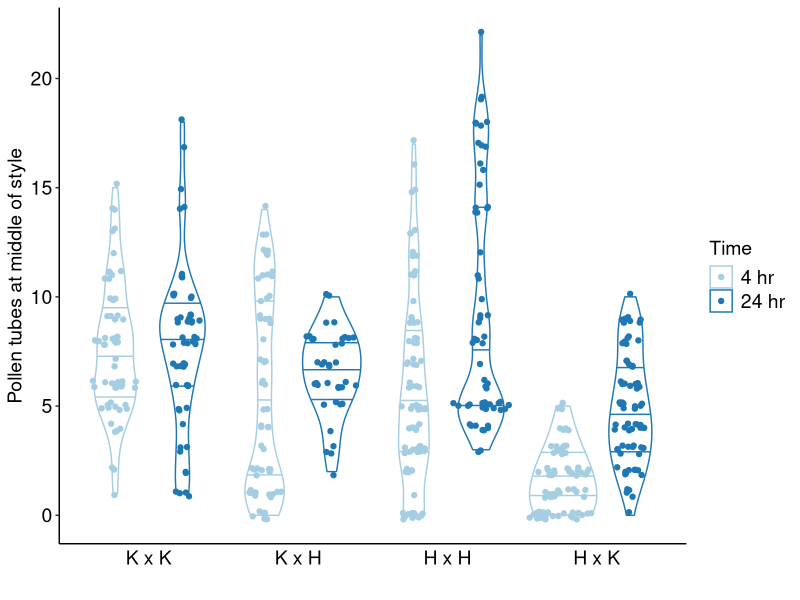
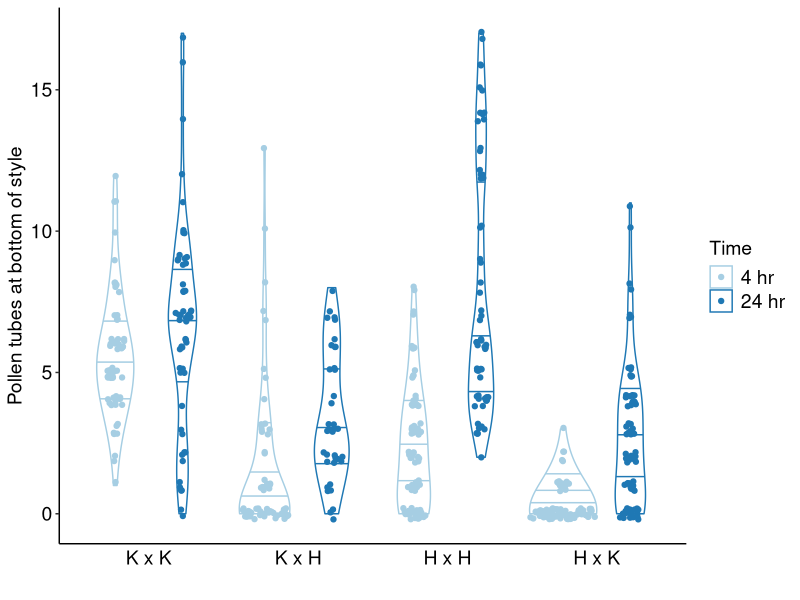
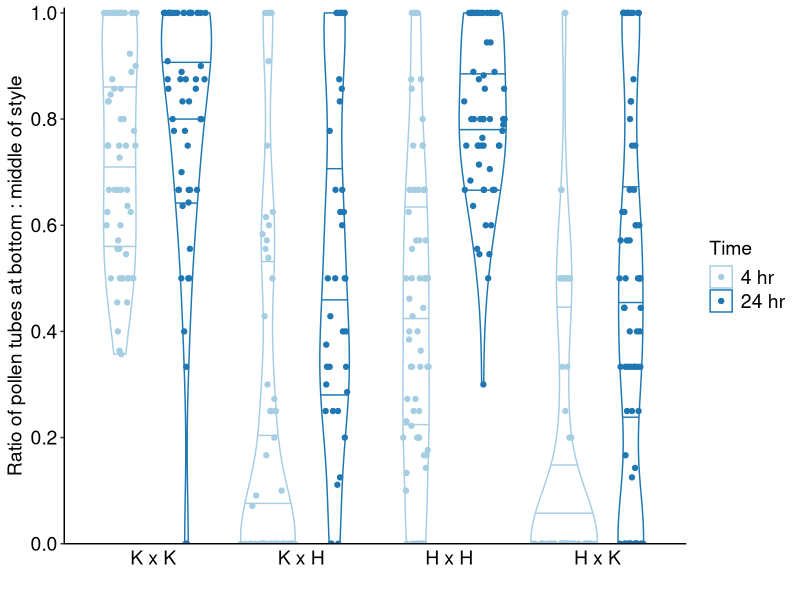
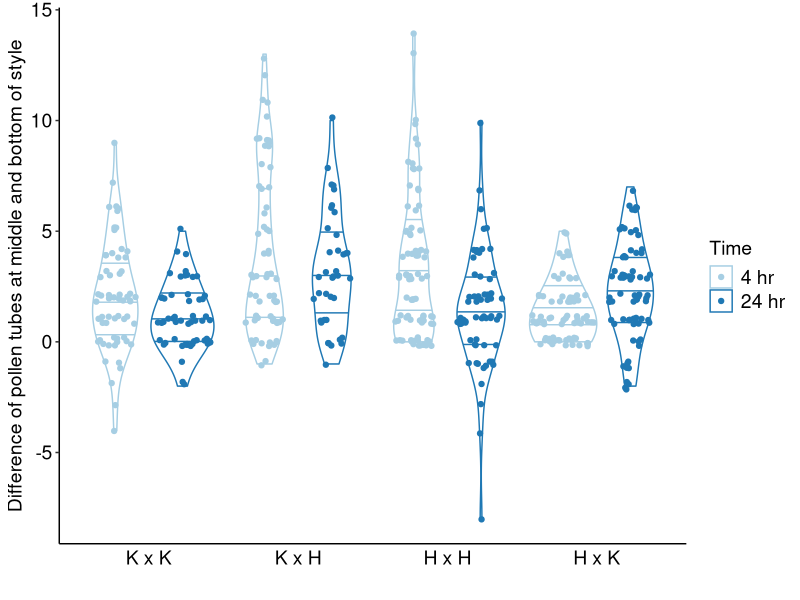
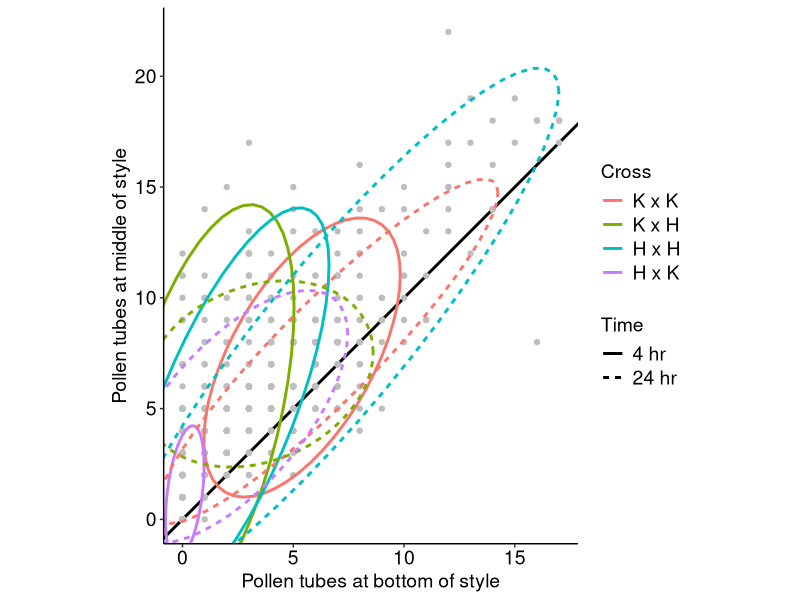
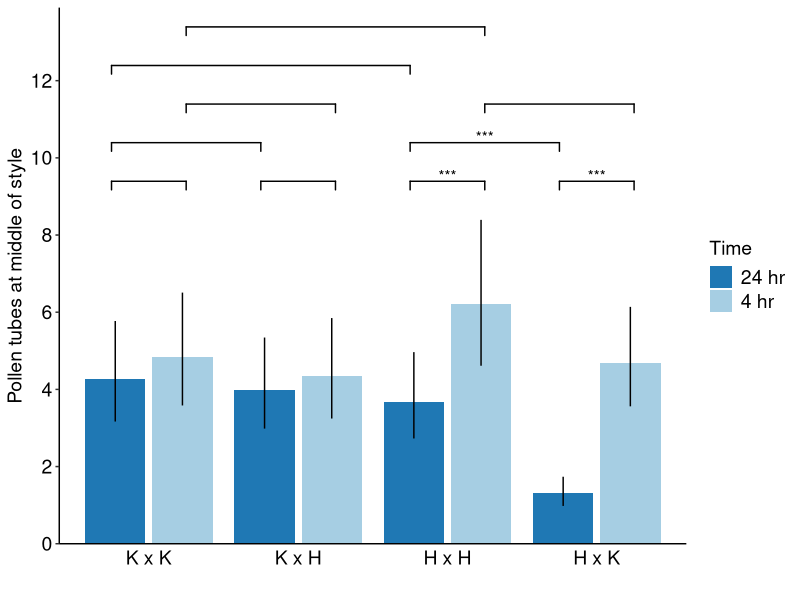
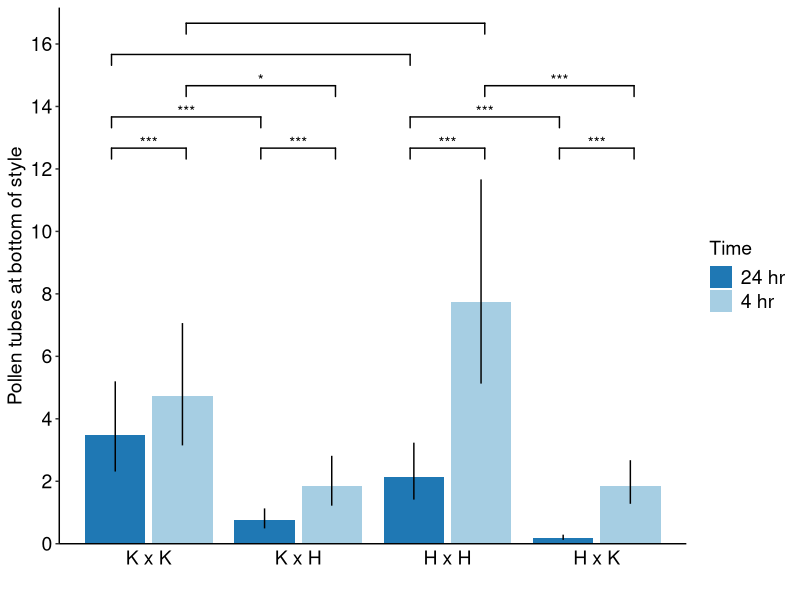
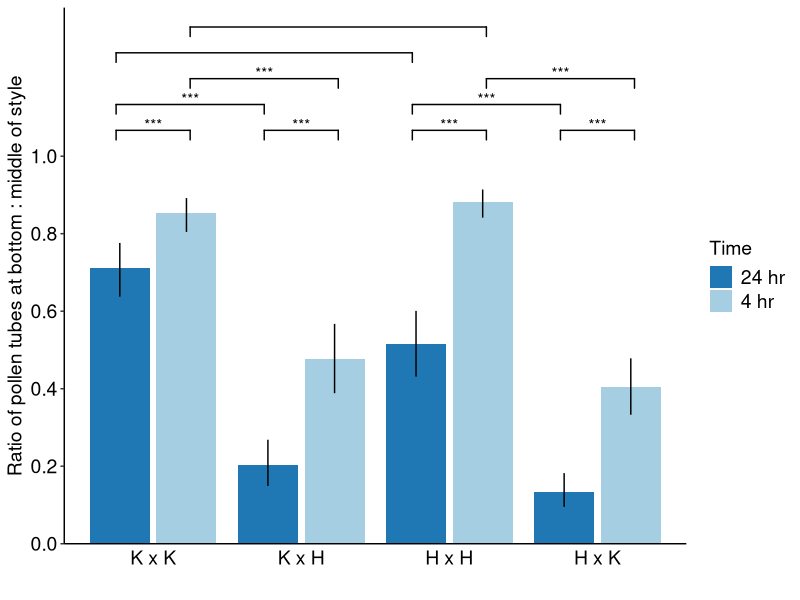

Source code (R) for these figures, in order:
## ---- chunk 1
library(knitr)
knitr::opts_chunk$set(comment="  ", warning=F, cache=T)
options(knitr.kable.NA = '')

library(tidyverse)

library(ggsignif) 
library(ggforce)

library(broom)
library(multcomp) #Multiple comparisons package - for general linear hypothesis testing
library(emmeans) #Estimated marginal means aka least square means. use old version for glmmADMB: install_version("emmeans", version = "1.3.1", repos = "http://cran.us.r-project.org")
library(glmmTMB) #generalized linear mixed models with Template Model Builder

#overwrite function to make emmeans and multcomp play nice
modelparm.glmmTMB <- function (model, coef. = function(x) fixef(x)[[component]],
                               vcov. = function(x) vcov(x)[[component]],
                               df = NULL, component="cond", ...) {
    multcomp:::modelparm.default(model, coef. = coef., vcov. = vcov.,
                        df = df, ...)
}

signif.num <- function(x) {
    symnum(x, corr = FALSE, na = FALSE, legend = FALSE,
           cutpoints = c(0, 0.001, 0.01, 0.05, 0.1, 1), 
           symbols = c("***", "**", "*", ".", " "))
}
## ---- chunk 2
setwd("~/MyDocs/MEGA/UCI/Schiedea/Analysis/HybridSeeds")
tubes <- read_csv("pollentubes_kaahoo_extra.csv") %>% mutate(across(ends_with("sp"), as.factor)) %>% 
  pivot_longer(starts_with(c("mid","bottom")), names_to=c("location","stigma"), names_sep="_", values_to="n_tubes") %>% 
  pivot_wider(names_from="location", values_from="n_tubes") %>% 
  drop_na(mid, bottom) %>% #one entry has mid but no bottom count
  mutate(vial=as.character(vial),
         momcross = toupper(str_sub(momsp,1,1)),
         dadcross = toupper(str_sub(dadsp,1,1)),
         observer="SGW") %>% 
  bind_rows(read_csv("pollentubes_kaahoo.csv") %>% #edited from pollentubes.csv
              separate(cross, into=c("momcross","dadcross"), sep="x") %>% 
              mutate(observer="SZ")) %>% 
  mutate(
    hr = factor(paste0(hr,"hr"), levels=c("4hr","24hr")),
    ratioraw = bottom/mid,
    adjmid = ifelse(bottom > mid, bottom, mid),
    ratio = bottom/adjmid,
    justmid = mid - bottom,
    momid = paste(momcross, momid),
    dadid = paste(dadcross, dadid),
    cross = factor(paste0(momcross,"x",dadcross), levels=c("KxK","KxH","HxH","HxK")),
    crosshr = factor(paste0(cross, hr), levels = paste(rep(levels(cross),each=2), levels(hr), sep=""))) %>% 
  mutate_if(is.character, as.factor)
str(tubes)

tube.contrasts <- c("HxH4hr  - HxH24hr == 0",
                              "HxK4hr  - HxK24hr == 0",
                              "HxH4hr  - HxK4hr  == 0",
                              "HxH24hr - HxK24hr == 0",
                              "KxH4hr  - KxH24hr == 0",
                              "KxK4hr  - KxK24hr == 0",
                              "KxH4hr  - KxK4hr  == 0",
                              "KxH24hr - KxK24hr == 0",
                              "HxH4hr  - KxK4hr  == 0",
                              "HxH24hr - KxK24hr == 0",
                              "HxH4hr+HxK4hr   - KxK4hr-KxH4hr   == 0",
                              "HxH24hr+HxK24hr - KxK24hr-KxH24hr == 0")
## ---- chunk 3
with(tubes, table(cross, hr, observer))
with(tubes, table(cross, momid, observer))
with(tubes, table(dadid, momid))

tubes %>% pivot_longer(c(momid, dadid), values_to = "genotype", values_ptypes = character()) %>% 
  count(genotype, name) %>% pivot_wider(values_from="n") %>% arrange(genotype) %>% 
  kable(caption="Number of stigmas split by paternal or maternal genotype")
## ---- chunk 4
mytheme <- theme(legend.text=element_text(size=rel(1)), legend.position="right", axis.text = element_text(colour="black", size=rel(1)), text=element_text(size=14), axis.ticks.x = element_blank())
timecolors <- scale_color_brewer(palette=3, type="qual", labels=c("4 hr","24 hr"))
crosslabs <- gsub("x", " x ",levels(tubes$cross), fixed=T)

(tubeplot.mid <- 
    ggplot(tubes, aes(x=cross, y=mid, color=hr)) + 
    labs(x="", y="Pollen tubes at middle of style", color="Time") +
    geom_violin(position=position_dodge(), draw_quantiles=c(0.25,0.5,0.75), size=0.5, bw=1) +
    geom_sina(bw=0.1) + 
    scale_x_discrete(labels=crosslabs) + 
    theme_classic() + mytheme + timecolors)

(tubeplot.bottom <- 
    ggplot(tubes, aes(x=cross, y=bottom, color=hr)) + 
    labs(x="", y="Pollen tubes at bottom of style", color="Time") +
    geom_violin(position=position_dodge(), draw_quantiles=c(0.25,0.5,0.75), size=0.5, bw=1) +
    geom_sina(bw=0.1)+
    scale_x_discrete(labels=crosslabs) + 
    theme_classic() + mytheme + timecolors)

(tubeplot.ratio <- 
    ggplot(tubes, aes(x=cross, y=ratio, color=hr)) +
    labs(x="", y="Ratio of pollen tubes at bottom : middle of style",color="Time") +
    geom_violin(position=position_dodge(), draw_quantiles=c(0.25,0.5,0.75), size=0.5, bw=0.1) + 
    geom_sina(bw=0.1)+
    scale_y_continuous(expand = expansion(add=c(0,0.01)), breaks = scales::pretty_breaks(n = 5)) +
  scale_x_discrete(labels=crosslabs) + 
  theme_classic() + mytheme + timecolors)

(tubeplot.justmid <- 
    ggplot(tubes, aes(x=cross, y=justmid, color=hr)) +
    labs(x="", y="Difference of pollen tubes at middle and bottom of style",color="Time") +
    geom_violin(position=position_dodge(), draw_quantiles=c(0.25,0.5,0.75), size=0.5, bw=1) + 
    geom_sina(bw=1) + 
      scale_x_discrete(labels=crosslabs) + 
  theme_classic() + mytheme + timecolors)

(tubeplot.mid.bottom <- 
    ggplot(tubes, aes(x=bottom, y=mid)) + 
    labs(x="Pollen tubes at bottom of style", y="Pollen tubes at middle of style", color="Cross", linetype="Time") +
    geom_abline(slope=1, size=1) +
    geom_point(color="grey") + 
    stat_ellipse(aes(linetype=hr, color=cross), size=1) + 
    coord_fixed(xlim=c(0,NA),ylim=c(0,NA))+
    scale_color_discrete(labels=crosslabs)+ scale_linetype_discrete(labels=c("4 hr","24 hr"))+
    theme_classic()+theme(legend.text=element_text(size=rel(1)), legend.position="right", axis.text = element_text(colour="black", size=rel(1)), text=element_text(size=14)))

## ---- chunk 5
#Quasi-Poisson (NB1), log link, zero inflation
mod <- glmmTMB(mid~cross*hr + (1|momid) + (1|dadid), data=tubes, family="poisson")
summary(mod)
## ---- chunk 6
crosshr.x <- data.frame(crosshr=levels(tubes$crosshr), x=rep(1:4, each=2)+rep(c(-0.25, 0.25), 4))
cont <- glmmTMB(mid~crosshr + (1|momid) + (1|dadid), data=tubes, family="poisson") %>%
  glht(linfct = mcp(crosshr=tube.contrasts)) %>%
  summary(test=adjusted(type="fdr")) %>% tidy %>% 
  separate(contrast, c("lvl1", "lvl2"), sep = " - ", extra="merge") %>%
  mutate(signif = adj.p.value < 0.05, 
         stars = signif.num(adj.p.value), 
         height =  c(rep(c(1,1,2,3),2),4,5,NA,NA), 
         x1 = crosshr.x[match(lvl1, crosshr.x$crosshr),"x"], 
         x2 = crosshr.x[match(lvl2, crosshr.x$crosshr),"x"])
kable(cont[,-c(1,4, 7, 9,11:13)], digits=c(0,0,3,3,3,8), caption="Contrasts")
## ---- chunk 7
timefills <- scale_fill_brewer(palette=3, type="qual", labels=c("24 hr","4 hr"), direction=-1)

cld.mod <- ref_grid(mod) %>% 
  emmeans(~ cross*hr) %>% 
  summary %>%
  mutate(response = exp(emmean), uSE = exp(emmean+SE), lSE = exp(emmean-SE))
kable(cld.mod[, -c(3:7)], digits=1, caption = "Estimated marginal means")

(mid.emplot <- ggplot(cld.mod, aes(y=response, x=cross, fill=hr)) +
  geom_signif(y_position=cont$height+max(cld.mod$uSE), xmin = cont$x1, xmax = cont$x2, annotations=cont$stars, vjust=0.5) +
  geom_col(position=position_dodge2()) +
  geom_linerange(aes(ymin=lSE, ymax=uSE), position=position_dodge2(0.9)) +
  labs(x="", y="Pollen tubes at middle of style",fill="Time") +
  scale_y_continuous(limits=c(0,NA), expand = expansion(add=c(0,0.5)), breaks = scales::pretty_breaks(n = 8)) +
  scale_x_discrete(labels=crosslabs) + 
  theme_classic() + mytheme + timefills)
## ---- chunk 8
#Quasi-Poisson (NB1), log link, zero inflation
mod <- glmmTMB(bottom~cross*hr + (1|momid) + (1|dadid), data=tubes, family="poisson")
summary(mod)
## ---- chunk 9
cont <- glmmTMB(bottom~crosshr + (1|momid) + (1|dadid), data=tubes, family="poisson") %>%
  glht(linfct = mcp(crosshr=tube.contrasts)) %>%
  summary(test=adjusted(type="fdr")) %>% tidy %>% 
  separate(contrast, c("lvl1", "lvl2"), sep = " - ", extra="merge") %>%
  mutate(signif = adj.p.value < 0.05, 
         stars = signif.num(adj.p.value), 
         height =  c(rep(c(1,1,2,3),2),4,5,NA,NA), 
         x1 = crosshr.x[match(lvl1, crosshr.x$crosshr),"x"], 
         x2 = crosshr.x[match(lvl2, crosshr.x$crosshr),"x"])
kable(cont[,-c(1,4, 7, 9,11:13)], digits=c(0,0,3,3,3,8), caption="Contrasts")
## ---- chunk 10
cld.mod <- ref_grid(mod) %>% 
  emmeans(~ cross*hr) %>% 
  summary %>%
  mutate(response = exp(emmean), uSE = exp(emmean+SE), lSE = exp(emmean-SE))
kable(cld.mod[, -c(3:7)], digits=1, caption = "Estimated marginal means")

(bottom.emplot <- ggplot(cld.mod, aes(y=response, x=cross, fill=hr)) +
  geom_signif(y_position=cont$height+max(cld.mod$uSE), xmin = cont$x1, xmax = cont$x2, annotations=cont$stars, vjust=0.5) +
  geom_col(position=position_dodge2()) +
  geom_linerange(aes(ymin=lSE, ymax=uSE), position=position_dodge2(0.9)) +
  labs(x="", y="Pollen tubes at bottom of style",fill="Time") +
  scale_y_continuous(limits=c(0,NA), expand = expansion(add=c(0,0.5)), breaks = scales::pretty_breaks(n = 8)) +
  scale_x_discrete(labels=crosslabs) + 
  theme_classic() + mytheme + timefills)
## ---- chunk 11
#Beta binomial - for overdispersed binomial data. Input is the number of successes and failures.
mod <- glmmTMB(cbind(bottom, adjmid-bottom)~cross*hr + (1|momid) + (1|dadid), data=tubes, family="binomial")
summary(mod)
## ---- chunk 12
cont <- glmmTMB(cbind(bottom, adjmid-bottom)~crosshr + (1|momid) + (1|dadid), data=tubes, family="binomial") %>%
  glht(linfct = mcp(crosshr=tube.contrasts)) %>%
  summary(test=adjusted(type="fdr")) %>% tidy %>% 
    separate(contrast, c("lvl1", "lvl2"), sep = " - ", extra="merge") %>%
  mutate(signif = adj.p.value < 0.05, 
         stars = signif.num(adj.p.value), 
         height =  c(rep(c(1,1,2,3),2),4,5,NA,NA), 
         x1 = crosshr.x[match(lvl1, crosshr.x$crosshr),"x"], 
         x2 = crosshr.x[match(lvl2, crosshr.x$crosshr),"x"])
kable(cont[,-c(1,4, 7, 9,11:13)], digits=c(0,0,3,3,3,8), caption="Contrasts")
## ---- chunk 13
cld.mod <- ref_grid(mod) %>% 
  emmeans(~ cross*hr) %>% 
  summary %>%
  mutate(response = plogis(emmean), uSE = plogis(emmean+SE), lSE = plogis(emmean-SE))
kable(cld.mod[, -c(3:7)], digits=2, caption = "Estimated marginal means")

(ratio.emplot <- ggplot(cld.mod, aes(y=response, x=cross, fill=hr)) +
  geom_signif(y_position=cont$height/15+1, xmin = cont$x1, xmax = cont$x2, annotations=cont$stars, vjust=0.5) +
  geom_col(position=position_dodge2()) +
  geom_linerange(aes(ymin=lSE, ymax=uSE), position=position_dodge2(0.9)) +
  labs(x="", y="Ratio of pollen tubes at bottom : middle of style",fill="Time") +
  scale_y_continuous(expand = expansion(add=c(0,0.05)), breaks = seq(0,1, by=0.2)) +
  scale_x_discrete(labels=crosslabs) + 
  theme_classic() + mytheme + timefills)
## ---- chunk 14
citation("glmmTMB")
citation("emmeans")
citation("multcomp")
